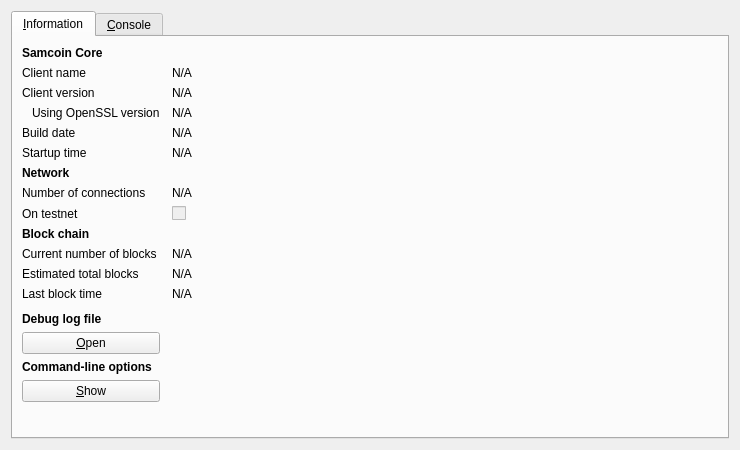
<?xml version="1.0" encoding="UTF-8"?>
<ui version="4.0">
 <class>RPCConsole</class>
 <widget class="QDialog" name="RPCConsole">
  <property name="geometry">
   <rect>
    <x>0</x>
    <y>0</y>
    <width>740</width>
    <height>450</height>
   </rect>
  </property>
  <property name="windowTitle">
   <string>Samcoin - Debug window</string>
  </property>
  <layout class="QVBoxLayout" name="verticalLayout_2">
   <item>
    <widget class="QTabWidget" name="tabWidget">
     <property name="currentIndex">
      <number>0</number>
     </property>
     <widget class="QWidget" name="tab_info">
      <attribute name="title">
       <string>&amp;Information</string>
      </attribute>
      <layout class="QGridLayout" name="gridLayout" columnstretch="0,1">
       <property name="horizontalSpacing">
        <number>12</number>
       </property>
       <item row="0" column="0">
        <widget class="QLabel" name="label_9">
         <property name="font">
          <font>
           <weight>75</weight>
           <bold>true</bold>
          </font>
         </property>
         <property name="text">
          <string>Samcoin Core</string>
         </property>
        </widget>
       </item>
       <item row="1" column="0">
        <widget class="QLabel" name="label_5">
         <property name="text">
          <string>Client name</string>
         </property>
        </widget>
       </item>
       <item row="1" column="1">
        <widget class="QLabel" name="clientName">
         <property name="cursor">
          <cursorShape>IBeamCursor</cursorShape>
         </property>
         <property name="text">
          <string>N/A</string>
         </property>
         <property name="textFormat">
          <enum>Qt::PlainText</enum>
         </property>
         <property name="textInteractionFlags">
          <set>Qt::LinksAccessibleByMouse|Qt::TextSelectableByKeyboard|Qt::TextSelectableByMouse</set>
         </property>
        </widget>
       </item>
       <item row="2" column="0">
        <widget class="QLabel" name="label_6">
         <property name="text">
          <string>Client version</string>
         </property>
        </widget>
       </item>
       <item row="2" column="1">
        <widget class="QLabel" name="clientVersion">
         <property name="cursor">
          <cursorShape>IBeamCursor</cursorShape>
         </property>
         <property name="text">
          <string>N/A</string>
         </property>
         <property name="textFormat">
          <enum>Qt::PlainText</enum>
         </property>
         <property name="textInteractionFlags">
          <set>Qt::LinksAccessibleByMouse|Qt::TextSelectableByKeyboard|Qt::TextSelectableByMouse</set>
         </property>
        </widget>
       </item>
       <item row="3" column="0">
        <widget class="QLabel" name="label_14">
         <property name="text">
          <string>Using OpenSSL version</string>
         </property>
         <property name="indent">
          <number>10</number>
         </property>
        </widget>
       </item>
       <item row="3" column="1">
        <widget class="QLabel" name="openSSLVersion">
         <property name="cursor">
          <cursorShape>IBeamCursor</cursorShape>
         </property>
         <property name="text">
          <string>N/A</string>
         </property>
         <property name="textFormat">
          <enum>Qt::PlainText</enum>
         </property>
         <property name="textInteractionFlags">
          <set>Qt::LinksAccessibleByMouse|Qt::TextSelectableByKeyboard|Qt::TextSelectableByMouse</set>
         </property>
        </widget>
       </item>
       <item row="4" column="0">
        <widget class="QLabel" name="label_12">
         <property name="text">
          <string>Build date</string>
         </property>
        </widget>
       </item>
       <item row="4" column="1">
        <widget class="QLabel" name="buildDate">
         <property name="cursor">
          <cursorShape>IBeamCursor</cursorShape>
         </property>
         <property name="text">
          <string>N/A</string>
         </property>
         <property name="textFormat">
          <enum>Qt::PlainText</enum>
         </property>
         <property name="textInteractionFlags">
          <set>Qt::LinksAccessibleByMouse|Qt::TextSelectableByKeyboard|Qt::TextSelectableByMouse</set>
         </property>
        </widget>
       </item>
       <item row="5" column="0">
        <widget class="QLabel" name="label_13">
         <property name="text">
          <string>Startup time</string>
         </property>
        </widget>
       </item>
       <item row="5" column="1">
        <widget class="QLabel" name="startupTime">
         <property name="cursor">
          <cursorShape>IBeamCursor</cursorShape>
         </property>
         <property name="text">
          <string>N/A</string>
         </property>
         <property name="textFormat">
          <enum>Qt::PlainText</enum>
         </property>
         <property name="textInteractionFlags">
          <set>Qt::LinksAccessibleByMouse|Qt::TextSelectableByKeyboard|Qt::TextSelectableByMouse</set>
         </property>
        </widget>
       </item>
       <item row="6" column="0">
        <widget class="QLabel" name="label_11">
         <property name="font">
          <font>
           <weight>75</weight>
           <bold>true</bold>
          </font>
         </property>
         <property name="text">
          <string>Network</string>
         </property>
        </widget>
       </item>
       <item row="7" column="0">
        <widget class="QLabel" name="label_7">
         <property name="text">
          <string>Number of connections</string>
         </property>
        </widget>
       </item>
       <item row="7" column="1">
        <widget class="QLabel" name="numberOfConnections">
         <property name="cursor">
          <cursorShape>IBeamCursor</cursorShape>
         </property>
         <property name="text">
          <string>N/A</string>
         </property>
         <property name="textFormat">
          <enum>Qt::PlainText</enum>
         </property>
         <property name="textInteractionFlags">
          <set>Qt::LinksAccessibleByMouse|Qt::TextSelectableByKeyboard|Qt::TextSelectableByMouse</set>
         </property>
        </widget>
       </item>
       <item row="8" column="0">
        <widget class="QLabel" name="label_8">
         <property name="text">
          <string>On testnet</string>
         </property>
        </widget>
       </item>
       <item row="8" column="1">
        <widget class="QCheckBox" name="isTestNet">
         <property name="enabled">
          <bool>false</bool>
         </property>
         <property name="text">
          <string/>
         </property>
        </widget>
       </item>
       <item row="9" column="0">
        <widget class="QLabel" name="label_10">
         <property name="font">
          <font>
           <weight>75</weight>
           <bold>true</bold>
          </font>
         </property>
         <property name="text">
          <string>Block chain</string>
         </property>
        </widget>
       </item>
       <item row="10" column="0">
        <widget class="QLabel" name="label_3">
         <property name="text">
          <string>Current number of blocks</string>
         </property>
        </widget>
       </item>
       <item row="10" column="1">
        <widget class="QLabel" name="numberOfBlocks">
         <property name="cursor">
          <cursorShape>IBeamCursor</cursorShape>
         </property>
         <property name="text">
          <string>N/A</string>
         </property>
         <property name="textFormat">
          <enum>Qt::PlainText</enum>
         </property>
         <property name="textInteractionFlags">
          <set>Qt::LinksAccessibleByMouse|Qt::TextSelectableByKeyboard|Qt::TextSelectableByMouse</set>
         </property>
        </widget>
       </item>
       <item row="11" column="0">
        <widget class="QLabel" name="label_4">
         <property name="text">
          <string>Estimated total blocks</string>
         </property>
        </widget>
       </item>
       <item row="11" column="1">
        <widget class="QLabel" name="totalBlocks">
         <property name="cursor">
          <cursorShape>IBeamCursor</cursorShape>
         </property>
         <property name="text">
          <string>N/A</string>
         </property>
         <property name="textFormat">
          <enum>Qt::PlainText</enum>
         </property>
         <property name="textInteractionFlags">
          <set>Qt::LinksAccessibleByMouse|Qt::TextSelectableByKeyboard|Qt::TextSelectableByMouse</set>
         </property>
        </widget>
       </item>
       <item row="12" column="0">
        <widget class="QLabel" name="label_2">
         <property name="text">
          <string>Last block time</string>
         </property>
        </widget>
       </item>
       <item row="12" column="1">
        <widget class="QLabel" name="lastBlockTime">
         <property name="cursor">
          <cursorShape>IBeamCursor</cursorShape>
         </property>
         <property name="text">
          <string>N/A</string>
         </property>
         <property name="textFormat">
          <enum>Qt::PlainText</enum>
         </property>
         <property name="textInteractionFlags">
          <set>Qt::LinksAccessibleByMouse|Qt::TextSelectableByKeyboard|Qt::TextSelectableByMouse</set>
         </property>
        </widget>
       </item>
       <item row="13" column="0">
        <spacer name="verticalSpacer_2">
         <property name="orientation">
          <enum>Qt::Vertical</enum>
         </property>
         <property name="sizeHint" stdset="0">
          <size>
           <width>20</width>
           <height>20</height>
          </size>
         </property>
        </spacer>
       </item>
       <item row="14" column="0">
        <widget class="QLabel" name="labelDebugLogfile">
         <property name="font">
          <font>
           <weight>75</weight>
           <bold>true</bold>
          </font>
         </property>
         <property name="text">
          <string>Debug log file</string>
         </property>
        </widget>
       </item>
       <item row="15" column="0">
        <widget class="QPushButton" name="openDebugLogfileButton">
         <property name="toolTip">
          <string>Open the Samcoin debug log file from the current data directory. This can take a few seconds for large log files.</string>
         </property>
         <property name="text">
          <string>&amp;Open</string>
         </property>
         <property name="autoDefault">
          <bool>false</bool>
         </property>
        </widget>
       </item>
       <item row="16" column="0">
        <widget class="QLabel" name="labelCLOptions">
         <property name="font">
          <font>
           <weight>75</weight>
           <bold>true</bold>
          </font>
         </property>
         <property name="text">
          <string>Command-line options</string>
         </property>
        </widget>
       </item>
       <item row="17" column="0">
        <widget class="QPushButton" name="showCLOptionsButton">
         <property name="toolTip">
          <string>Show the Samcoin-Qt help message to get a list with possible Samcoin command-line options.</string>
         </property>
         <property name="text">
          <string>&amp;Show</string>
         </property>
         <property name="autoDefault">
          <bool>false</bool>
         </property>
        </widget>
       </item>
       <item row="18" column="0">
        <spacer name="verticalSpacer">
         <property name="orientation">
          <enum>Qt::Vertical</enum>
         </property>
         <property name="sizeHint" stdset="0">
          <size>
           <width>20</width>
           <height>40</height>
          </size>
         </property>
        </spacer>
       </item>
      </layout>
     </widget>
     <widget class="QWidget" name="tab_console">
      <attribute name="title">
       <string>&amp;Console</string>
      </attribute>
      <layout class="QVBoxLayout" name="verticalLayout_3">
       <property name="spacing">
        <number>3</number>
       </property>
       <item>
        <widget class="QTextEdit" name="messagesWidget">
         <property name="minimumSize">
          <size>
           <width>0</width>
           <height>100</height>
          </size>
         </property>
         <property name="readOnly">
          <bool>true</bool>
         </property>
         <property name="tabKeyNavigation" stdset="0">
          <bool>false</bool>
         </property>
         <property name="columnCount" stdset="0">
          <number>2</number>
         </property>
        </widget>
       </item>
       <item>
        <layout class="QHBoxLayout" name="horizontalLayout">
         <property name="spacing">
          <number>3</number>
         </property>
         <item>
          <widget class="QLabel" name="label">
           <property name="text">
            <string notr="true">&gt;</string>
           </property>
          </widget>
         </item>
         <item>
          <widget class="QLineEdit" name="lineEdit"/>
         </item>
         <item>
          <widget class="QPushButton" name="clearButton">
           <property name="maximumSize">
            <size>
             <width>24</width>
             <height>24</height>
            </size>
           </property>
           <property name="toolTip">
            <string>Clear console</string>
           </property>
           <property name="text">
            <string/>
           </property>
           <property name="icon">
            <iconset resource="../bitcoin.qrc">
             <normaloff>:/icons/remove</normaloff>:/icons/remove</iconset>
           </property>
           <property name="shortcut">
            <string notr="true">Ctrl+L</string>
           </property>
           <property name="autoDefault">
            <bool>false</bool>
           </property>
          </widget>
         </item>
        </layout>
       </item>
      </layout>
     </widget>
    </widget>
   </item>
  </layout>
 </widget>
 <resources>
  <include location="../bitcoin.qrc"/>
 </resources>
 <connections/>
</ui>
